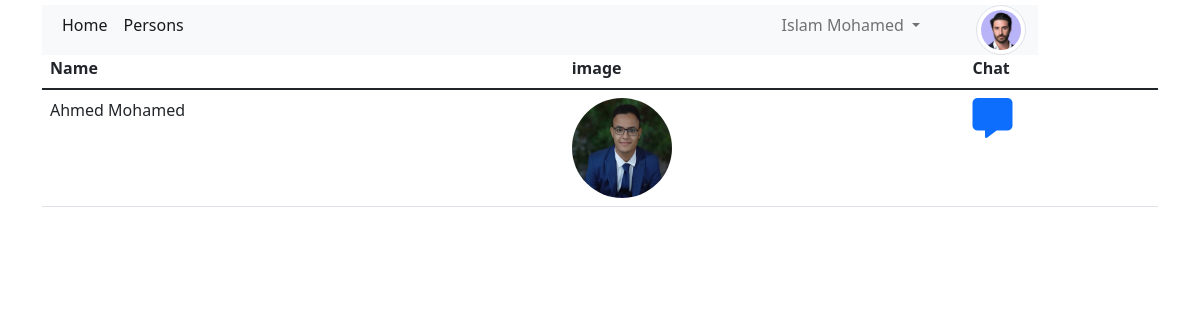
The page /persons.php (signed in) on the database its author committed.
### tables this page shows
CREATE TABLE `user` (
  `id` int NOT NULL AUTO_INCREMENT,
  `first_name` varchar(20) DEFAULT NULL,
  `last_name` varchar(20) DEFAULT NULL,
  `email` varchar(40) NOT NULL,
  `phone` varchar(14) DEFAULT NULL,
  `password` varchar(250) DEFAULT NULL,
  `image` varchar(100) DEFAULT NULL,
  PRIMARY KEY (`id`),
  UNIQUE KEY `email` (`email`),
  UNIQUE KEY `phone` (`phone`)
);

### database/user.php (called while the page is built, shortened)
<?php
 class user extends queryExecutes{
   static function index(){
     $query=  new queryExecutes("select * from `user` where id <> ".$_SESSION['user']->id .";");
return $query->queryExults()->fetch_all( MYSQLI_ASSOC);
     }
 }

### database/queryExecutes.php (called while the page is built, shortened)
<?php
class queryExecutes extends Connection{
protected $query;
public function __construct($query){
    $this->query = $query;
}
    public function queryExults(){
$conn=new Connection('localhost','root','','chat' ,'3306');
return $conn->connect()->query($this->query);
    }
}
?>

### database/connection.php (called while the page is built, shortened)
<?php
class connection {
    protected $host;
    protected $databaseName;
    protected $username;
    protected $password;
    protected $port;
    protected $connection;
    public function __construct( $host, $username, $password, $databaseName,$port){
        $this->host = $host;
        $this->databaseName = $databaseName;
        $this->username = $username;
        $this->password = $password;
        $this->port = $port;
}
public function connect(){
 try   {
        $this->connection = new mysqli($this->host, $this->username, $this->password, $this->databaseName,$this->port);
    }
    catch(Exception $e) {
     echo "Error: " . $e->getMessage();
    }
return $this->connection;
}
}

### persons.php (the view, shortened to what this page needs)
<?php
require_once('./components/header.php');
require_once('./components/navbar.php');
$users=user::index();
?>
<table class="table table-responsive mt-5">
    <thead>
    <th>
        Name
    </th>
    <th>
        image
    </th>
    <th>
        Chat
    </th>
    </thead>
    <tbody>
  <?php
  foreach($users as $us)
  {
      echo ("<tr>
<td>".
$us['first_name']." ".$us['last_name']."
</td>
<td>
<img class='image-thumbnail rounded-circle ' style='width:100px; height:100px;'  src='./components/file1/".$us['image']."'>
</td>
<td>
<a href='chat.php?id=".$us['id']."'><i class='fa-solid fa-message fs-1'></i></a>
</td>
</td>");
  }
  ?>
    </tbody>
</table>
</div>
<?php
require_once('./components/footer.php');

### rows shown on the page
user: first_name "Ahmed", last_name "Mohamed", image (picture)

### other values the page prints
$_SESSION['user']->first_name "Islam"
$_SESSION['user']->last_name "Mohamed"
